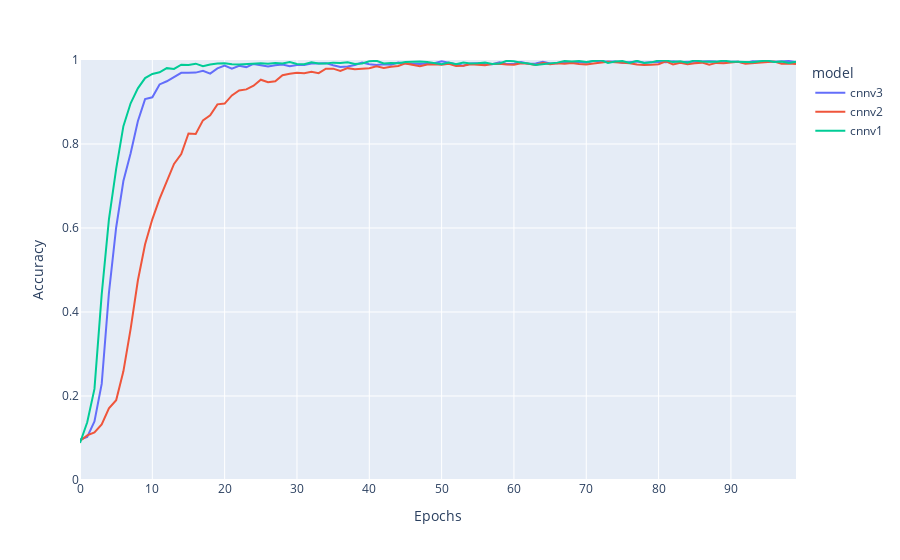
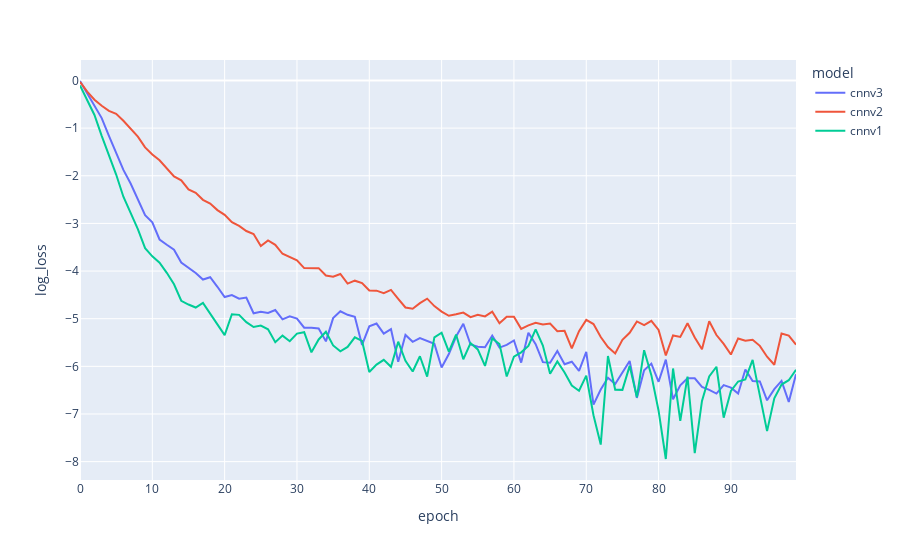

These figures' notebook cell, in order:
### Code cell
import math
import pathlib

import pandas as pd
import plotly.express as px

from src.utils import torch_utils
from src.vision.models import registry
from src.vision.models import train_model

# import importlib
# importlib.reload(train_model)


def chart_model(model_names: list[str]):
    list_of_data = []
    for model_name in model_names:
        print(f"Model: {model_name}")
        stats_file = pathlib.Path("../../_data") / "vision" / f"_stats_{model_name}.json"
        with open(stats_file, "r") as f:
            epochs = train_model.EpochStatsList.model_validate_json(f.read()).root
            list_of_data.append({
                "model": model_name,
                "epoch": range(len(epochs)),
                "accuracy": [epoch.correct_boards / epoch.total_boards for epoch in epochs],
                "log_loss": [math.log(epoch.loss) for epoch in epochs],
            })
        print(f"  Training Time Per Epoch: {sum(epoch.duration for epoch in epochs) / len(epochs):.2f}s")
        print(f"  Board Accuracy: {epochs[-1].correct_boards / epochs[-1].total_boards}")
        print(f"  Size: {torch_utils.get_model_size(registry.get_model(model_name)).size_in_mb:.2f} MB")
    df = pd.concat([pd.DataFrame(data) for data in list_of_data])
    # Accuracy chart.
    fig = px.line(df, x='epoch', y='accuracy', color='model')
    fig.update_layout(
        yaxis=dict(range=[0, 1]), xaxis_title="Epochs", yaxis_title="Accuracy",
    )
    fig.show()
    # Loss chart.
    fig = px.line(df, x='epoch', y='log_loss', color='model')
    fig.show()


chart_model(["cnnv3", "cnnv2", "cnnv1"])
# chart_model(["cnnv3"])

### Figure 1 — Plotly figure (JSON) as saved in the notebook; plotly's stock layout.template omitted (floating-point values rounded to 4 significant figures)
{"data": [{"hovertemplate": "model=cnnv3<br>epoch=%{x}<br>accuracy=%{y}<extra></extra>", "legendgroup": "cnnv3", "line": {"color": "#636efa", "dash": "solid"}, "marker": {"symbol": "circle"}, "mode": "lines", "name": "cnnv3", "orientation": "v", "showlegend": true, "type": "scatter", "x": [0, 1, 2, 3, 4, 5, 6, 7, 8, 9, 10, 11, 12, 13, 14, 15, 16, 17, 18, 19, 20, 21, 22, 23, 24, 25, 26, 27, 28, 29, 30, 31, 32, 33, 34, 35, 36, 37, 38, 39, 40, 41, 42, 43, 44, 45, 46, 47, 48, 49, 50, 51, 52, 53, 54, 55, 56, 57, 58, 59, 60, 61, 62, 63, 64, 65, 66, 67, 68, 69, 70, 71, 72, 73, 74, 75, 76, 77, 78, 79, 80, 81, 82, 83, 84, 85, 86, 87, 88, 89, 90, 91, 92, 93, 94, 95, 96, 97, 98, 99], "xaxis": "x", "y": [0.09625, 0.1025, 0.1394, 0.2288, 0.4456, 0.6012, 0.7119, 0.7781, 0.8544, 0.9069, 0.9113, 0.9419, 0.9494, 0.9594, 0.9694, 0.9694, 0.97, 0.9744, 0.9675, 0.98, 0.9869, 0.9794, 0.9862, 0.9831, 0.9906, 0.9875, 0.9844, 0.9875, 0.9894, 0.985, 0.9881, 0.9881, 0.9919, 0.9919, 0.9925, 0.9875, 0.9831, 0.9844, 0.9881, 0.9938, 0.99, 0.9881, 0.99, 0.9888, 0.9938, 0.9919, 0.9912, 0.9906, 0.9919, 0.9925, 0.9969, 0.9931, 0.9894, 0.9862, 0.9919, 0.9925, 0.9906, 0.99, 0.9944, 0.9906, 0.9912, 0.995, 0.9912, 0.9919, 0.9956, 0.9919, 0.9925, 0.9956, 0.9944, 0.995, 0.9938, 0.9981, 0.9969, 0.9962, 0.9962, 0.9938, 0.995, 0.9962, 0.9938, 0.995, 0.9956, 0.9944, 0.9969, 0.995, 0.9956, 0.9956, 0.9962, 0.9969, 0.9962, 0.9956, 0.9962, 0.9956, 0.9931, 0.9969, 0.9962, 0.9969, 0.9956, 0.9962, 0.9975, 0.995], "yaxis": "y"}, {"hovertemplate": "model=cnnv2<br>epoch=%{x}<br>accuracy=%{y}<extra></extra>", "legendgroup": "cnnv2", "line": {"color": "#EF553B", "dash": "solid"}, "marker": {"symbol": "circle"}, "mode": "lines", "name": "cnnv2", "orientation": "v", "showlegend": true, "type": "scatter", "x": [0, 1, 2, 3, 4, 5, 6, 7, 8, 9, 10, 11, 12, 13, 14, 15, 16, 17, 18, 19, 20, 21, 22, 23, 24, 25, 26, 27, 28, 29, 30, 31, 32, 33, 34, 35, 36, 37, 38, 39, 40, 41, 42, 43, 44, 45, 46, 47, 48, 49, 50, 51, 52, 53, 54, 55, 56, 57, 58, 59, 60, 61, 62, 63, 64, 65, 66, 67, 68, 69, 70, 71, 72, 73, 74, 75, 76, 77, 78, 79, 80, 81, 82, 83, 84, 85, 86, 87, 88, 89, 90, 91, 92, 93, 94, 95, 96, 97, 98, 99], "xaxis": "x", "y": [0.09312, 0.1062, 0.1131, 0.1325, 0.1706, 0.19, 0.2587, 0.36, 0.475, 0.5613, 0.6206, 0.6694, 0.7113, 0.7525, 0.7762, 0.825, 0.8237, 0.8562, 0.8681, 0.8944, 0.8962, 0.9156, 0.9275, 0.93, 0.9387, 0.9531, 0.9469, 0.9494, 0.9637, 0.9675, 0.9694, 0.9688, 0.9719, 0.9688, 0.9794, 0.9794, 0.9738, 0.9806, 0.9781, 0.9794, 0.9806, 0.985, 0.9812, 0.9838, 0.9856, 0.9919, 0.9888, 0.985, 0.9894, 0.99, 0.9888, 0.9912, 0.9856, 0.9862, 0.99, 0.9881, 0.9875, 0.9906, 0.9912, 0.9894, 0.9888, 0.9925, 0.9912, 0.9881, 0.9931, 0.99, 0.9925, 0.9912, 0.9931, 0.9906, 0.9894, 0.9919, 0.9931, 0.9956, 0.9944, 0.9931, 0.9925, 0.9894, 0.9881, 0.9888, 0.99, 0.9969, 0.9894, 0.9931, 0.99, 0.9925, 0.9938, 0.9888, 0.9931, 0.9925, 0.9938, 0.9956, 0.9912, 0.9925, 0.9938, 0.9956, 0.9962, 0.9912, 0.9919, 0.9906], "yaxis": "y"}, {"hovertemplate": "model=cnnv1<br>epoch=%{x}<br>accuracy=%{y}<extra></extra>", "legendgroup": "cnnv1", "line": {"color": "#00cc96", "dash": "solid"}, "marker": {"symbol": "circle"}, "mode": "lines", "name": "cnnv1", "orientation": "v", "showlegend": true, "type": "scatter", "x": [0, 1, 2, 3, 4, 5, 6, 7, 8, 9, 10, 11, 12, 13, 14, 15, 16, 17, 18, 19, 20, 21, 22, 23, 24, 25, 26, 27, 28, 29, 30, 31, 32, 33, 34, 35, 36, 37, 38, 39, 40, 41, 42, 43, 44, 45, 46, 47, 48, 49, 50, 51, 52, 53, 54, 55, 56, 57, 58, 59, 60, 61, 62, 63, 64, 65, 66, 67, 68, 69, 70, 71, 72, 73, 74, 75, 76, 77, 78, 79, 80, 81, 82, 83, 84, 85, 86, 87, 88, 89, 90, 91, 92, 93, 94, 95, 96, 97, 98, 99], "xaxis": "x", "y": [0.08812, 0.1375, 0.2169, 0.4419, 0.6206, 0.7406, 0.8425, 0.8969, 0.9325, 0.9569, 0.9669, 0.9706, 0.9806, 0.9788, 0.9888, 0.9881, 0.9912, 0.985, 0.9894, 0.9919, 0.9925, 0.99, 0.9894, 0.99, 0.9912, 0.9925, 0.9912, 0.9931, 0.9919, 0.995, 0.9906, 0.99, 0.9944, 0.9919, 0.9919, 0.9938, 0.9931, 0.9944, 0.9906, 0.9919, 0.9969, 0.9981, 0.9919, 0.9931, 0.9925, 0.995, 0.9956, 0.9962, 0.995, 0.9925, 0.99, 0.9938, 0.99, 0.9938, 0.9919, 0.9925, 0.9938, 0.9906, 0.9919, 0.9981, 0.9969, 0.9938, 0.9919, 0.9881, 0.99, 0.9919, 0.9938, 0.9975, 0.9962, 0.9975, 0.995, 0.9975, 1.0, 0.9931, 0.9962, 0.9975, 0.9931, 0.9981, 0.9931, 0.9944, 0.9988, 0.9994, 0.995, 0.9969, 0.9938, 0.9994, 0.9962, 0.9956, 0.9956, 0.9988, 0.9956, 0.9956, 0.9956, 0.9944, 0.9969, 0.9988, 0.995, 0.9962, 0.9931, 0.9956], "yaxis": "y"}], "layout": {"legend": {"title": {"text": "model"}, "tracegroupgap": 0}, "margin": {"t": 60}, "xaxis": {"anchor": "y", "domain": [0, 1], "title": {"text": "Epochs"}}, "yaxis": {"anchor": "x", "domain": [0, 1], "range": [0, 1], "title": {"text": "Accuracy"}}}}

### Figure 2 — Plotly figure (JSON) as saved in the notebook; plotly's stock layout.template omitted (floating-point values rounded to 4 significant figures)
{"data": [{"hovertemplate": "model=cnnv3<br>epoch=%{x}<br>log_loss=%{y}<extra></extra>", "legendgroup": "cnnv3", "line": {"color": "#636efa", "dash": "solid"}, "marker": {"symbol": "circle"}, "mode": "lines", "name": "cnnv3", "orientation": "v", "showlegend": true, "type": "scatter", "x": [0, 1, 2, 3, 4, 5, 6, 7, 8, 9, 10, 11, 12, 13, 14, 15, 16, 17, 18, 19, 20, 21, 22, 23, 24, 25, 26, 27, 28, 29, 30, 31, 32, 33, 34, 35, 36, 37, 38, 39, 40, 41, 42, 43, 44, 45, 46, 47, 48, 49, 50, 51, 52, 53, 54, 55, 56, 57, 58, 59, 60, 61, 62, 63, 64, 65, 66, 67, 68, 69, 70, 71, 72, 73, 74, 75, 76, 77, 78, 79, 80, 81, 82, 83, 84, 85, 86, 87, 88, 89, 90, 91, 92, 93, 94, 95, 96, 97, 98, 99], "xaxis": "x", "y": [-0.01125, -0.2809, -0.5429, -0.7895, -1.165, -1.525, -1.877, -2.163, -2.504, -2.828, -2.977, -3.338, -3.448, -3.552, -3.82, -3.935, -4.042, -4.179, -4.13, -4.33, -4.546, -4.504, -4.58, -4.555, -4.886, -4.854, -4.881, -4.819, -5.013, -4.95, -4.997, -5.187, -5.188, -5.205, -5.476, -4.988, -4.843, -4.918, -4.958, -5.549, -5.16, -5.102, -5.314, -5.22, -5.902, -5.341, -5.485, -5.406, -5.462, -5.528, -6.025, -5.741, -5.374, -5.105, -5.543, -5.589, -5.601, -5.355, -5.606, -5.549, -5.457, -5.921, -5.293, -5.534, -5.912, -5.925, -5.678, -5.957, -5.903, -6.096, -5.696, -6.803, -6.485, -6.239, -6.37, -6.124, -5.886, -6.662, -6.083, -5.943, -6.323, -5.859, -6.691, -6.4, -6.248, -6.251, -6.433, -6.495, -6.57, -6.395, -6.446, -6.57, -6.067, -6.309, -6.318, -6.712, -6.479, -6.306, -6.747, -6.167], "yaxis": "y"}, {"hovertemplate": "model=cnnv2<br>epoch=%{x}<br>log_loss=%{y}<extra></extra>", "legendgroup": "cnnv2", "line": {"color": "#EF553B", "dash": "solid"}, "marker": {"symbol": "circle"}, "mode": "lines", "name": "cnnv2", "orientation": "v", "showlegend": true, "type": "scatter", "x": [0, 1, 2, 3, 4, 5, 6, 7, 8, 9, 10, 11, 12, 13, 14, 15, 16, 17, 18, 19, 20, 21, 22, 23, 24, 25, 26, 27, 28, 29, 30, 31, 32, 33, 34, 35, 36, 37, 38, 39, 40, 41, 42, 43, 44, 45, 46, 47, 48, 49, 50, 51, 52, 53, 54, 55, 56, 57, 58, 59, 60, 61, 62, 63, 64, 65, 66, 67, 68, 69, 70, 71, 72, 73, 74, 75, 76, 77, 78, 79, 80, 81, 82, 83, 84, 85, 86, 87, 88, 89, 90, 91, 92, 93, 94, 95, 96, 97, 98, 99], "xaxis": "x", "y": [-0.03035, -0.2335, -0.4031, -0.5323, -0.6397, -0.6993, -0.8454, -1.023, -1.177, -1.404, -1.552, -1.676, -1.851, -2.013, -2.094, -2.288, -2.36, -2.505, -2.583, -2.721, -2.82, -2.972, -3.051, -3.16, -3.223, -3.477, -3.358, -3.45, -3.637, -3.7, -3.773, -3.938, -3.94, -3.939, -4.095, -4.117, -4.062, -4.264, -4.202, -4.251, -4.409, -4.411, -4.466, -4.395, -4.584, -4.764, -4.791, -4.673, -4.579, -4.736, -4.85, -4.939, -4.908, -4.872, -4.968, -4.919, -4.953, -4.851, -5.095, -4.957, -4.958, -5.213, -5.14, -5.085, -5.122, -5.1, -5.263, -5.254, -5.624, -5.263, -5.025, -5.113, -5.384, -5.593, -5.728, -5.442, -5.296, -5.057, -5.133, -5.044, -5.234, -5.771, -5.351, -5.381, -5.097, -5.392, -5.64, -5.053, -5.342, -5.529, -5.752, -5.414, -5.462, -5.442, -5.57, -5.798, -5.967, -5.311, -5.354, -5.546], "yaxis": "y"}, {"hovertemplate": "model=cnnv1<br>epoch=%{x}<br>log_loss=%{y}<extra></extra>", "legendgroup": "cnnv1", "line": {"color": "#00cc96", "dash": "solid"}, "marker": {"symbol": "circle"}, "mode": "lines", "name": "cnnv1", "orientation": "v", "showlegend": true, "type": "scatter", "x": [0, 1, 2, 3, 4, 5, 6, 7, 8, 9, 10, 11, 12, 13, 14, 15, 16, 17, 18, 19, 20, 21, 22, 23, 24, 25, 26, 27, 28, 29, 30, 31, 32, 33, 34, 35, 36, 37, 38, 39, 40, 41, 42, 43, 44, 45, 46, 47, 48, 49, 50, 51, 52, 53, 54, 55, 56, 57, 58, 59, 60, 61, 62, 63, 64, 65, 66, 67, 68, 69, 70, 71, 72, 73, 74, 75, 76, 77, 78, 79, 80, 81, 82, 83, 84, 85, 86, 87, 88, 89, 90, 91, 92, 93, 94, 95, 96, 97, 98, 99], "xaxis": "x", "y": [-0.1032, -0.4317, -0.724, -1.161, -1.575, -1.974, -2.439, -2.786, -3.12, -3.52, -3.691, -3.826, -4.037, -4.277, -4.624, -4.703, -4.766, -4.67, -4.898, -5.128, -5.345, -4.907, -4.919, -5.072, -5.174, -5.145, -5.221, -5.494, -5.354, -5.472, -5.312, -5.282, -5.705, -5.436, -5.274, -5.561, -5.686, -5.593, -5.39, -5.468, -6.118, -5.964, -5.864, -6.009, -5.482, -5.883, -6.109, -5.788, -6.216, -5.393, -5.296, -5.689, -5.332, -5.851, -5.512, -5.645, -5.992, -5.415, -5.531, -6.213, -5.795, -5.706, -5.571, -5.222, -5.562, -6.154, -5.896, -6.127, -6.403, -6.511, -6.195, -7.026, -7.641, -5.784, -6.492, -6.494, -5.99, -6.648, -5.661, -6.184, -6.931, -7.944, -6.044, -7.142, -6.217, -7.823, -6.726, -6.213, -6.009, -7.077, -6.517, -6.318, -6.275, -5.864, -6.577, -7.36, -6.669, -6.382, -6.291, -6.072], "yaxis": "y"}], "layout": {"legend": {"title": {"text": "model"}, "tracegroupgap": 0}, "margin": {"t": 60}, "xaxis": {"anchor": "y", "domain": [0, 1], "title": {"text": "epoch"}}, "yaxis": {"anchor": "x", "domain": [0, 1], "title": {"text": "log_loss"}}}}
